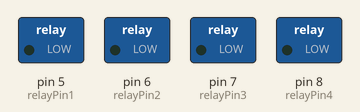
This sketch was run on a simulated Arduino Uno, built with avr-gcc and run on an emulated ATmega328P. Shown: switched loads named in the sketch (green lamp = pin HIGH).

Above: at 5.0 s.
At 15.0 s:
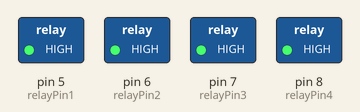
Timing chart, 0 to 26.0 s (numbered marks = the images above):
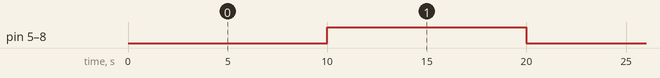

The sketch:

relays.ino
```cpp
int relayPin1 = 5;                 // Relay 1 IN1 connected to digital pin 7
int relayPin2 = 6;                 // Relay 1 IN2 connected to digital pin 8
int relayPin3 = 7;                 // Relay 2 IN1 connected to digital pin 9
int relayPin4 = 8;                // Relay 2 IN2 connected to digital pin 10


void setup()
{
  pinMode(relayPin1, OUTPUT);           // sets the digital pin as output
  pinMode(relayPin2, OUTPUT);           // sets the digital pin as output
  pinMode(relayPin3, OUTPUT);
  pinMode(relayPin4, OUTPUT);

  digitalWrite(relayPin1, HIGH);        // Prevents relays from starting up engaged
  digitalWrite(relayPin2, HIGH);        // Prevents relays from starting up engaged
  digitalWrite(relayPin3, HIGH);        // Prevents relays from starting up engaged
  digitalWrite(relayPin4, HIGH);        // Prevents relays from starting up engaged
}

void loop()
{
  digitalWrite(relayPin1, LOW);   // energizes the relay and lights the LED
  digitalWrite(relayPin2, LOW);   // energizes the relay and lights the LED
  digitalWrite(relayPin3, LOW);   // energizes the relay and lights the LED
  digitalWrite(relayPin4, LOW);   // energizes the relay and lights the LED
  delay(10000);                  // waits for a second
  digitalWrite(relayPin1, HIGH);    // de-energizes the relay and LED is off
  digitalWrite(relayPin2, HIGH);    // de-energizes the relay and LED is off
  digitalWrite(relayPin3, HIGH);    // de-energizes the relay and LED is off
  digitalWrite(relayPin4, HIGH);    // de-energizes the relay and LED is off
  delay(10000);                  // waits for a second
}
```

Measured:
- by itself, pin 5 (relayPin1), pin 6 (relayPin2), pin 7 (relayPin3), pin 8 (relayPin4): alternates HIGH for 10.0 s and LOW for 10.0 s
